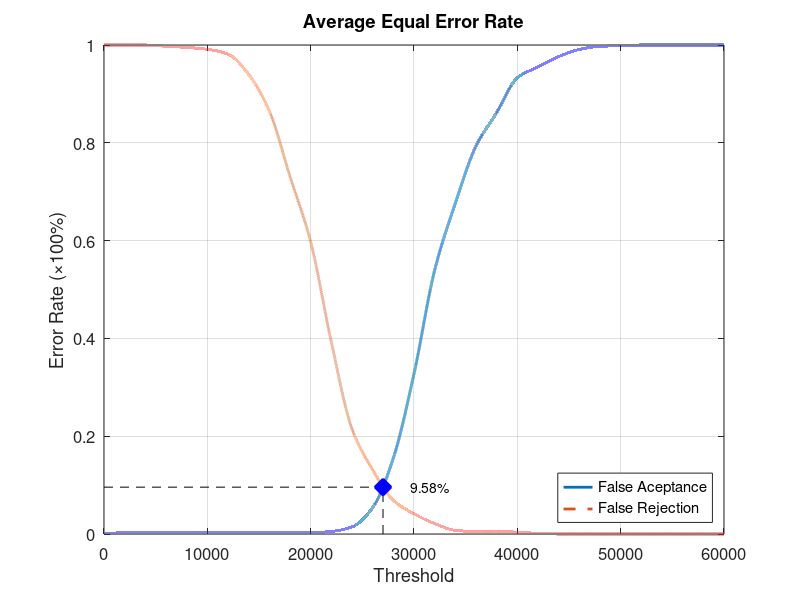
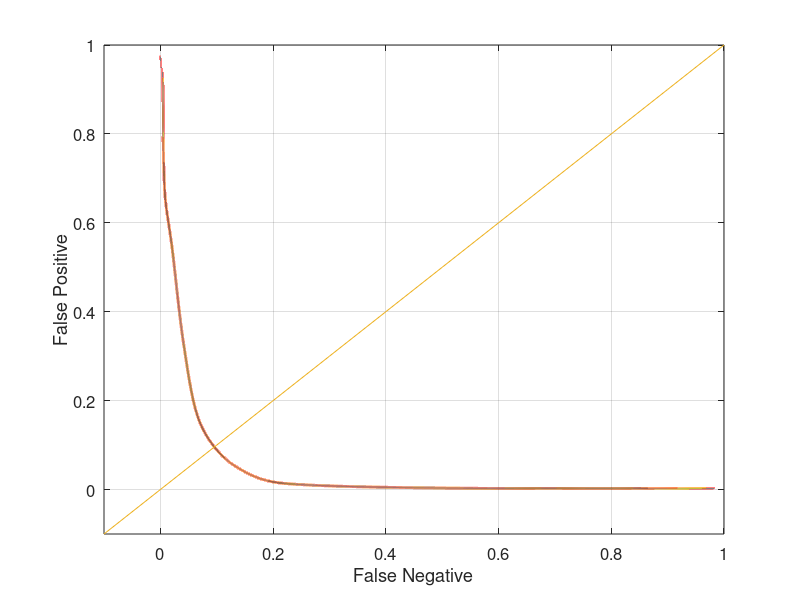

Write the MATLAB code that produced these figures, in order.
function yEER = Experiment2Average
close all;
clear;
clc;
x = 0:2000:60000;
xq = 0:0.5:60000;

y0 = [0 0.00263158 0.00263158 0.00263158 0.00263158 0.00263158 0.00263158 0.00263158 0.00263158 0.00263158 0.00263158 0.00526316 0.0144737 0.0539474 0.155263 0.327632 0.539474 0.676316 0.793421 0.861842 0.932895 0.955263 0.976316 0.99079 0.997368 0.998684 1 1 1 1 1];
yy0 = interp1(x, y0, xq, 'pchip');
y1 = [1 1 1 0.9975 0.995 0.99125 0.98125 0.94 0.865 0.73125 0.5975 0.3925 0.215 0.13125 0.06875 0.04125 0.02125 0.0075 0.005 0.005 0.00375 0.00125 0 0 0 0 0 0 0 0 0];
yy1 = interp1(x, y1, xq, 'pchip');

% Calculating EER: 
y2 = abs(y0 - y1);
find(y2 == min(y2))
yy2 = abs(yy0 - yy1);
xEER = find(yy2 == min(yy2));
xEERIndex = xq(xEER) % X-axis EER
yEER = yy0(xEER) % Y-axis EER

main = figure
plot(xq, yy0,'-','LineWidth', 2);	hold on
plot(xq, yy1,'--','LineWidth', 2);	hold on
plot([xEERIndex xEERIndex], [0 yEER], 'k--');	hold on
plot([0 xEERIndex], [yEER yEER], 'k--');	hold on
plot(xEERIndex, yEER, 'bx', 'LineWidth', 10);	hold on
text(xEERIndex + 10 * xEERIndex / 100, yEER, [num2str(round((10000 * yEER)) / 100) '%'])
legend('False Aceptance', 'False Rejection', 'Location', 'SouthEast')
xlabel('Threshold')
ylabel('Error Rate (\times100%)')
title('Average Equal Error Rate')
set(gca, 'FontSize', 12)
axis([0 60000 0 1])
grid on

print(main, 'Experiment2AverageMain', '-dpng');
FNRxFPR = figure('Color', [1 1 1]);
plot(yy1, yy0, '-', yy1, yy0, 'LineWidth', 2);
hold on
y = -0.1:0.1:1
plot(y, y); 
set(gca, 'FontSize', 12)
xlabel('False Negative')
ylabel('False Positive')
axis([-0.1 1 -0.1 1])
set(gca, 'FontSize', 12)
grid on

print(FNRxFPR, 'Experiment2AverageFNRxFPR','-dpng');
end
